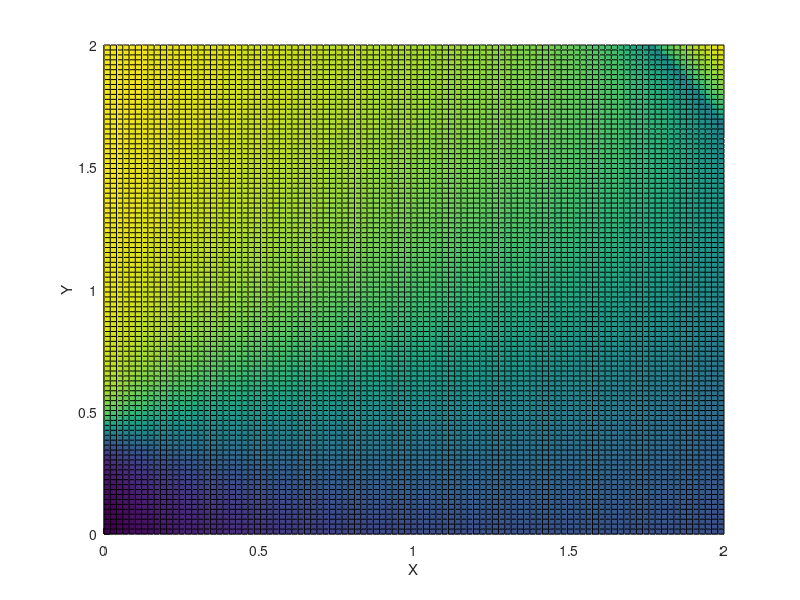
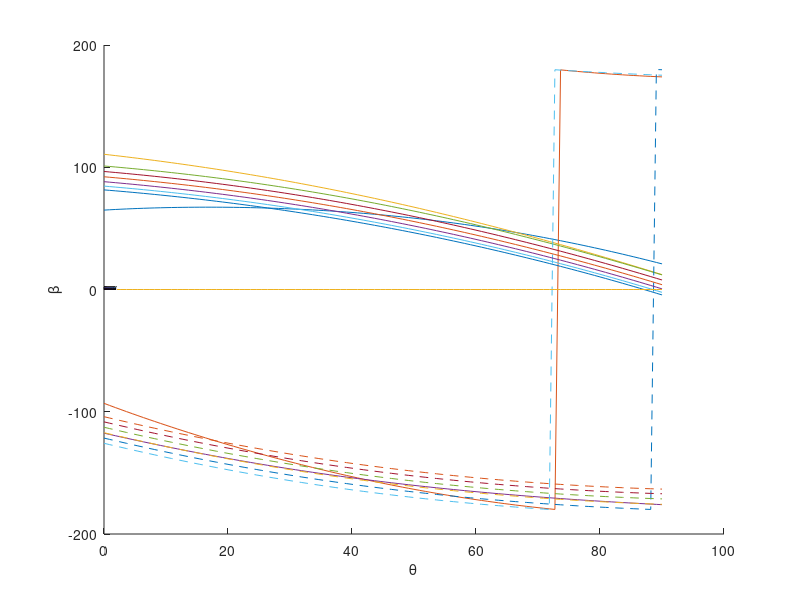
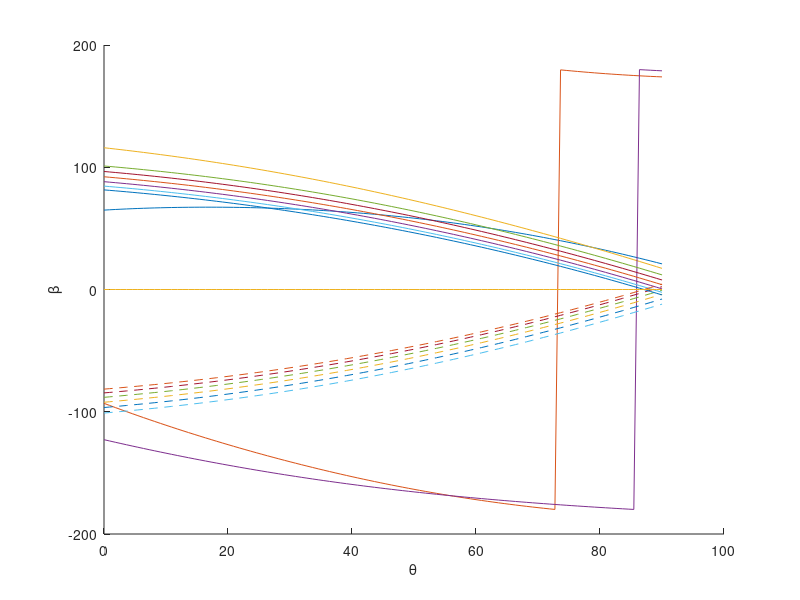

MATLAB code to generate these figures, in order:
% Figuring out when the function to find beta angle becomes undefined

x = linspace(0, 2, 100);
y = linspace(0, 2, 100);
[x_2, y_2] = meshgrid(x, y);
m_1 = -0.153543;
m_2 = 0.405512;
d = 3.052717;
l = 0.568898;

a = (4*l*m_1 - 4*l*x_2).^2;
b = d^2 - l^2 + 2*l*m_2 - 2*l*y_2 - m_1^2 + 2*m_1*x_2 - m_2^2 + 2*m_2*y_2 - x_2.^2 - y_2.^2;
c = d^2 - l^2 - 2*l*m_2 + 2*l*y_2 - m_1^2 + 2*m_1*x_2 - m_2^2 + 2*m_2*y_2 - x_2.^2 - y_2.^2;
top = sqrt(a - 4.*b.*c) - 2*l*m_1 + 2*l.*x_2; 
bottom = d^2 - l^2 + 2*l*m_2 - 2*l*y_2 - m_1^2 + 2*m_1*x_2 - m_2^2 + 2*m_2*y_2 - x_2.^2 - y_2.^2;
beta = 2*(atan(0.5*top./bottom));

top = sqrt(abs(a - 4.*b.*c)) - 2*l*m_1 + 2*l.*x_2; 
bottom = d^2 - l^2 + 2*l*m_2 - 2*l*y_2 - m_1^2 + 2*m_1*x_2 - m_2^2 + 2*m_2*y_2 - x_2.^2 - y_2.^2;
abs_beta = 2*(atan(0.5*top./bottom));

real_beta = real(beta);
pos_beta = abs(real_beta);
deg_beta = real_beta * 180/3.1415;

figure;
hold on
surf(x_2, y_2, real_beta)
xlabel('X')
ylabel('Y')
zlabel('Z')

figure(2);
hold on
surf(x_2, y_2, abs_beta)
xlabel('X')
ylabel('Y')
zlabel('Z')

%% fin1 beta
%graphing beta over the feasible range that x1, y1 can be at

f = 2.15178; % fin length
d = 3.052717; % steering length
l = 0.56; %servo arm length
r = 0.2519; %0.483608; %rudder length

m_1 = -0.704724;
m_2 = 0.405512;

theta = linspace(0, 3.1415/2, 100); %all trig in radians

x_1 = f*sin(theta);
y_1 = -f*cos(theta);

% calculate beta for alpha to stay at 0 throughout cycle
alpha = 0/180*3.1415;
x_2 = r*sin(theta + alpha) + x_1;
y_2 = -r*cos(theta + alpha) + y_1;
% x_2 = (l + f) * sin(theta);
% y_2 = -(l + f) * cos(theta);

a = (4*l*x_2 - 4*l*m_1).^2;
b = d^2 - l^2 + 2*l*m_2 - 2*l*y_2 - m_1^2 + 2*m_1*x_2 - m_2^2 + 2*m_2*y_2 - x_2.^2 - y_2.^2;
c = d^2 - l^2 - 2*l*m_2 + 2*l*y_2 - m_1^2 + 2*m_1*x_2 - m_2^2 + 2*m_2*y_2 - x_2.^2 - y_2.^2;
top = 0.5*sqrt(a - 4.*b.*c) + 2*l*m_1 - 2*l.*x_2; 
bottom = d^2 - l^2 + 2*l*m_2 - 2*l*y_2 - m_1^2 + 2*m_1*x_2 - m_2^2 + 2*m_2*y_2 - x_2.^2 - y_2.^2;
beta = 2*(atan(top./bottom));
top_2 = -0.5*sqrt(a - 4.*b.*c) + 2*l*m_1 - 2*l.*x_2;
beta_2 = 2*(atan(top_2./bottom));

deg_beta = beta * 180 / 3.1415;
deg_beta_2 = beta_2 * 180 / 3.1415;

figure(2);
hold on
plot(theta*180/3.1415, deg_beta)
plot(theta*180/3.1415, deg_beta_2)
xlabel('\theta')
ylabel('\beta')

%% fin2 beta
%graphing beta over the feasible range that x1, y1 can be at

f = 2.15178; % fin length
d = 3.052717; % steering length
l = 0.56; %servo arm length
r = 0.2519; %0.483608; %rudder length

m_1 = 0.704724;
m_2 = 0.405512; %2

theta = linspace(0, 3.1415/2, 100); %all trig in radians

x_1 = -f*sin(theta);
y_1 = -f*cos(theta);

% calculate beta for alpha to stay at 0 throughout cycle
alpha = 0/180*3.1415;
x_2 = -r* sin(theta + alpha) + x_1;
y_2 = -r * cos(theta + alpha) + y_1; 
% x_2 = (l + f) * sin(theta);
% y_2 = -(l + f) * cos(theta);

a = (4*l*m_1 - 4*l*x_2).^2;
b = d^2 - l^2 + 2*l*m_2 - 2*l*y_2 - m_1^2 + 2*m_1*x_2 - m_2^2 + 2*m_2*y_2 - x_2.^2 - y_2.^2;
c = d^2 - l^2 - 2*l*m_2 + 2*l*y_2 - m_1^2 + 2*m_1*x_2 - m_2^2 + 2*m_2*y_2 - x_2.^2 - y_2.^2;
top = real(0.5*sqrt(a - 4.*b.*c)) - 2*l*m_1 + 2*l.*x_2; 
bottom = d^2 - l^2 + 2*l*m_2 - 2*l*y_2 - m_1^2 + 2*m_1*x_2 - m_2^2 + 2*m_2*y_2 - x_2.^2 - y_2.^2;
beta = 2*(atan(top./bottom));
top_2 = -0.5*sqrt(a - 4.*b.*c) - 2*l*m_1 + 2*l.*x_2;
beta_2 = 2*(atan(top_2./bottom));

deg_beta = beta * 180 / 3.1415;
deg_beta_2 = beta_2 * 180 / 3.1415;

figure(3);
hold on
plot(theta*180/3.1415, deg_beta)
plot(theta*180/3.1415, deg_beta_2)
xlabel('\theta')
ylabel('\beta')

%% fin1_2 beta
%graphing beta over the feasible range that x1, y1 can be at

f = 2.15178; % fin length
d = 2.9; % steering length
l = 0.56; %servo arm length
r = 0.52; %rudder length

m_1 = -0.185039;
m_2 = 0.405512;

theta = linspace(0, 3.1415/2, 100); %all trig in radians

x_1 = f*sin(theta);
y_1 = -f*cos(theta);

% calculate beta for alpha to stay at 0 throughout cycle
alpha = 0/180*3.1415;
x_2 = r*sin(theta + alpha) + x_1;
y_2 = -r*cos(theta + alpha) + y_1;
% x_2 = (l + f) * sin(theta);
% y_2 = -(l + f) * cos(theta);

a = (4*l*x_2 - 4*l*m_1).^2;
b = d^2 - l^2 + 2*l*m_2 - 2*l*y_2 - m_1^2 + 2*m_1*x_2 - m_2^2 + 2*m_2*y_2 - x_2.^2 - y_2.^2;
c = d^2 - l^2 - 2*l*m_2 + 2*l*y_2 - m_1^2 + 2*m_1*x_2 - m_2^2 + 2*m_2*y_2 - x_2.^2 - y_2.^2;
top = 0.5*sqrt(a - 4.*b.*c) + 2*l*m_1 - 2*l.*x_2; 
bottom = d^2 - l^2 + 2*l*m_2 - 2*l*y_2 - m_1^2 + 2*m_1*x_2 - m_2^2 + 2*m_2*y_2 - x_2.^2 - y_2.^2;
beta = 2*(atan(top./bottom));
top_2 = -0.5*sqrt(a - 4.*b.*c) + 2*l*m_1 - 2*l.*x_2;
beta_2 = 2*(atan(top_2./bottom));

deg_beta = beta * 180 / 3.1415;
deg_beta_2 = beta_2 * 180 / 3.1415;

figure(2);
hold on
plot(theta*180/3.1415, deg_beta)
plot(theta*180/3.1415, deg_beta_2)
xlabel('\theta')
ylabel('\beta')

%% fin2_2 beta
%graphing beta over the feasible range that x1, y1 can be at

f = 2.15178; % fin length
d = 2.85; % steering length
l = 0.56; %servo arm length
r = 0.52; %rudder length

m_1 = 0.185039;
m_2 = 0.405512; %2

theta = linspace(0, 3.1415/2, 100); %all trig in radians

x_1 = -f*sin(theta);
y_1 = -f*cos(theta);

% calculate beta for alpha to stay at 0 throughout cycle
alpha = 0/180*3.1415;
x_2 = -r* sin(theta + alpha) + x_1;
y_2 = -r * cos(theta + alpha) + y_1; 
% x_2 = (l + f) * sin(theta);
% y_2 = -(l + f) * cos(theta);

a = (4*l*m_1 - 4*l*x_2).^2;
b = d^2 - l^2 + 2*l*m_2 - 2*l*y_2 - m_1^2 + 2*m_1*x_2 - m_2^2 + 2*m_2*y_2 - x_2.^2 - y_2.^2;
c = d^2 - l^2 - 2*l*m_2 + 2*l*y_2 - m_1^2 + 2*m_1*x_2 - m_2^2 + 2*m_2*y_2 - x_2.^2 - y_2.^2;
top = real(0.5*sqrt(a - 4.*b.*c)) - 2*l*m_1 + 2*l.*x_2; 
bottom = d^2 - l^2 + 2*l*m_2 - 2*l*y_2 - m_1^2 + 2*m_1*x_2 - m_2^2 + 2*m_2*y_2 - x_2.^2 - y_2.^2;
beta = 2*(atan(top./bottom));
top_2 = -0.5*sqrt(a - 4.*b.*c) - 2*l*m_1 + 2*l.*x_2;
beta_2 = 2*(atan(top_2./bottom));

deg_beta = beta * 180 / 3.1415;
deg_beta_2 = beta_2 * 180 / 3.1415;

figure(3);
hold on
plot(theta*180/3.1415, deg_beta)
plot(theta*180/3.1415, deg_beta_2)
xlabel('\theta')
ylabel('\beta')

%% fin1 beta right angle
%graphing beta over the feasible range that x1, y1 can be at

f = 2.15178; % fin length
d = 2.45; %3.052717; % steering length
l = 0.56; %servo arm length
r = 0.25; %0.483608; %rudder length

m_1 = -0.311024;
m_2 = 0.405394;

theta = linspace(0, 3.1415/2, 100); %all trig in radians

x_1 = f*sin(theta);
y_1 = -f*cos(theta);

figure(2);
hold on
% calculate beta for alpha to stay at 0 throughout cycle
for i = 1:6
    alpha = (i-1) * 10 / 180 * 3.1415;
    x_2 = r*sin(theta + alpha + 3.1415/2) + x_1;
    y_2 = -r*cos(theta + alpha + 3.1415/2) + y_1;
    % x_2 = (l + f) * sin(theta);
    % y_2 = -(l + f) * cos(theta);
    
    a = (4*l*x_2 - 4*l*m_1).^2;
    b = d^2 - l^2 + 2*l*m_2 - 2*l*y_2 - m_1^2 + 2*m_1*x_2 - m_2^2 + 2*m_2*y_2 - x_2.^2 - y_2.^2;
    c = d^2 - l^2 - 2*l*m_2 + 2*l*y_2 - m_1^2 + 2*m_1*x_2 - m_2^2 + 2*m_2*y_2 - x_2.^2 - y_2.^2;
    top = 0.5*sqrt(a - 4.*b.*c) + 2*l*m_1 - 2*l.*x_2; 
    bottom = d^2 - l^2 + 2*l*m_2 - 2*l*y_2 - m_1^2 + 2*m_1*x_2 - m_2^2 + 2*m_2*y_2 - x_2.^2 - y_2.^2;
    top_2 = -0.5*sqrt(a - 4.*b.*c) + 2*l*m_1 - 2*l.*x_2;
    beta_2 = 2*(atan(top_2./bottom));
    beta = 2*(atan(top./bottom));
    deg_beta = beta * 180 / 3.1415;
    deg_beta_2 = beta_2 * 180 / 3.1415;
    plot(theta*180/3.1415, deg_beta)
    plot(theta*180/3.1415, deg_beta_2, "--")
end
plot(theta*180/3.1415, theta*0)

xlabel('\theta')
ylabel('\beta')

%% fin2 beta right angle
%graphing beta over the feasible range that x1, y1 can be at

f = 2.15178; % fin length
d = 2.45; %3.052717; % steering length
l = 0.56; %servo arm length
r = 0.25; %0.483608; %rudder length

m_1 = 0.311024;
m_2 = 0.405394; %2

theta = linspace(0, 3.1415/2, 100); %all trig in radians

x_1 = -f*sin(theta);
y_1 = -f*cos(theta);

figure(3);
hold on
% calculate beta for alpha to stay at 0 throughout cycle
for i = 1:6
    alpha = (i-1) * 10 / 180 * 3.1415;
    x_2 = -r* sin(theta + alpha + 3.1415/2) + x_1;
    y_2 = -r * cos(theta + alpha + 3.1415/2) + y_1; 
    % x_2 = (l + f) * sin(theta);
    % y_2 = -(l + f) * cos(theta);
    
    a = (4*l*m_1 - 4*l*x_2).^2;
    b = d^2 - l^2 + 2*l*m_2 - 2*l*y_2 - m_1^2 + 2*m_1*x_2 - m_2^2 + 2*m_2*y_2 - x_2.^2 - y_2.^2;
    c = d^2 - l^2 - 2*l*m_2 + 2*l*y_2 - m_1^2 + 2*m_1*x_2 - m_2^2 + 2*m_2*y_2 - x_2.^2 - y_2.^2;
    top = real(0.5*sqrt(a - 4.*b.*c)) - 2*l*m_1 + 2*l.*x_2; 
    bottom = d^2 - l^2 + 2*l*m_2 - 2*l*y_2 - m_1^2 + 2*m_1*x_2 - m_2^2 + 2*m_2*y_2 - x_2.^2 - y_2.^2;
    top_2 = -0.5*sqrt(a - 4.*b.*c) + 2*l*m_1 - 2*l.*x_2;
    beta_2 = 2*(atan(top_2./bottom));
    beta = 2*(atan(top./bottom));
    deg_beta = beta * 180 / 3.1415;
    deg_beta_2 = beta_2 * 180 / 3.1415;
    plot(theta*180/3.1415, deg_beta)
    plot(theta*180/3.1415, deg_beta_2, "--")
end
plot(theta*180/3.1415, theta*0)
xlabel('\theta')
ylabel('\beta')
